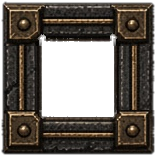
#> input picture images/dark-fantasy/class-picker-frames-v1/panel.png, 156 x 156 px
$ python -i key_lib.py   (imports and definitions only)
#> lines starting #> are read from the running program, lines starting #| are printed output that depends on the picture; after the words box and inside, x2 and y2 are one past the last pixel; in counts of white or black regions, pixels touching at a corner belong together
#> further down, picture is the input picture: PIL image 156x156 RGBA; mean R, G, B, A 38.9, 32.6, 25.8, 179.1
"""Luminance keying for the generated class-picker frames: flat black -> real alpha."""
import numpy as np
from PIL import Image
from scipy import ndimage as ndi

def key_black(img, thresh=6, min_hole=1500, ramp=(2, 30), halo=2):
    """Return RGBA. Black connected to the image border is the outside; other large
    black regions are the aperture. The outside gets a morphologically cleaned,
    lightly blurred silhouette (the stone shades into black at some edges, so a
    luminance ramp there tears). The aperture keeps a luminance ramp so the amber
    glow on the selected tab fades out instead of ending in a hard dark ring."""
#> called with thresh = 6, min_hole = 1500, ramp = (2, 30), halo = 2
    rgb = np.asarray(img.convert('RGB')).astype(np.float32)
    lum = rgb.max(axis=2)
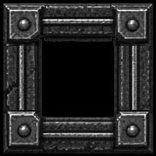
#> lum: shape (156, 156) float32; min 0, max 255, mean 39
    dark = lum < thresh
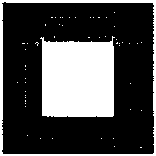
#> dark: shape (156, 156) bool; 29.2% white; 54 white regions (52 under 20 px), largest, box (x1, y1, x2, y2) and area: (40, 36, 115, 117) 5421, (0, 0, 156, 156) 1609
    lab, n = ndi.label(dark)
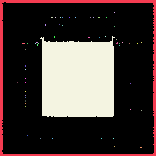
#> lab: shape (156, 156) int32; 58 distinct labels, from 0 to 57; one colour per label, 0 black
#> n = 57
    sizes = ndi.sum(dark, lab, index=np.arange(1, n + 1))
#> sizes = 57 values, max 5421 at index 18, min 1 at index 1, mean 124.5
    border = set(np.unique(np.concatenate([lab[0], lab[-1], lab[:, 0], lab[:, -1]]))) - {0}
#> border = 1 item
    outside = np.isin(lab, [i + 1 for i in range(n) if (i + 1) in border])
#> outside: shape (156, 156) bool; 6.6% white; 1 white region, box (x1, y1, x2, y2) and area: (0, 0, 156, 156) 1609
    aperture = np.isin(lab, [i + 1 for i, s in enumerate(sizes) if s >= min_hole and (i + 1) not in border])
#> aperture: shape (156, 156) bool; 22.3% white; 1 white region, box (x1, y1, x2, y2) and area: (40, 36, 115, 117) 5421
    solid = ~outside
    solid = ndi.binary_closing(solid, iterations=3)
#> solid: shape (156, 156) bool; 92.5% white; 1 black region, box (x1, y1, x2, y2) and area: (0, 0, 156, 156) 1836
    solid = ndi.binary_opening(solid, iterations=2)
#> solid: shape (156, 156) bool; 92.4% white; 1 black region, box (x1, y1, x2, y2) and area: (0, 0, 156, 156) 1848
    solid = ndi.binary_fill_holes(solid) | ~aperture & solid
    a_out = ndi.gaussian_filter(solid.astype(np.float32), 0.8)
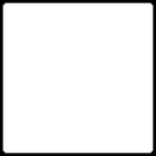
#> a_out: shape (156, 156) float32; min 0, max 1, mean 0.924
    zone = ndi.binary_dilation(aperture, iterations=halo + 1)
#> zone: shape (156, 156) bool; 26.2% white; 1 white region, box (x1, y1, x2, y2) and area: (37, 33, 118, 120) 6364
    a_ap = np.where(aperture, 0.0, 1.0)
    a_ap = np.where(zone & ~aperture, np.clip((lum - ramp[0]) / (ramp[1] - ramp[0]), 0, 1), a_ap)
    a_ap = np.where(zone, ndi.gaussian_filter(a_ap, 0.6), a_ap)
    a = np.clip(np.minimum(a_out, a_ap), 0, 1)
    a[aperture] = 0
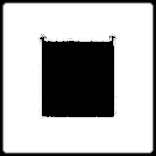
#> a: shape (156, 156) float64; min 0, max 1, mean 0.698
    out = rgb.copy()
    m = zone & ~aperture & (a > 0.02)
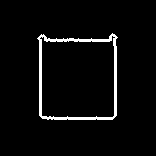
#> m: shape (156, 156) bool; 3.9% white; 1 white region, box (x1, y1, x2, y2) and area: (37, 33, 118, 120) 943
    out[m] = np.clip(rgb[m] / np.maximum(a[m, None], 0.35), 0, 255)
#> out: shape (156, 156, 3) float32; mean R, G, B 39.1, 32.7, 25.9
    return Image.fromarray(np.dstack([out, a * 255]).astype(np.uint8), 'RGBA')
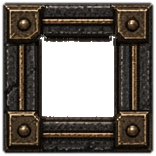
#> returned value: PIL image 156x156 RGBA; mean R, G, B, A 39.1, 32.7, 25.9, 177.8; transparent parts drawn white

def crop_alpha(im, pad=1):
    a = np.asarray(im)[..., 3]
    ys, xs = np.where(a > 8)
    box = (max(xs.min() - pad, 0), max(ys.min() - pad, 0), min(xs.max() + 1 + pad, im.width), min(ys.max() + 1 + pad, im.height))
    return im.crop(box), box

def preview(im, path, bg=(70, 62, 58)):
    base = Image.new('RGBA', im.size, bg + (255,))
    base.alpha_composite(im); base.convert('RGB').save(path)

>>> from PIL import Image
>>> picture = Image.open('panel.png')
>>> result = key_black(picture)

$ run again, on images/dark-fantasy/class-picker-frames-v1/socket.png
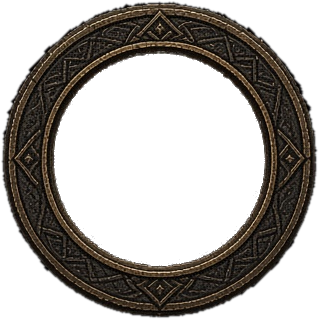
#> input picture images/dark-fantasy/class-picker-frames-v1/socket.png, 319 x 319 px
#> picture is the input picture: PIL image 319x319 RGBA; mean R, G, B, A 21.9, 18.1, 14.2, 105.5
#> dark: shape (319, 319) bool; 58.7% white; 49 black regions (48 under 20 px), largest, box (x1, y1, x2, y2) and area: (2, 2, 317, 317) 42012
#> in key_black, `lab, n = ndi.label(dark)`:
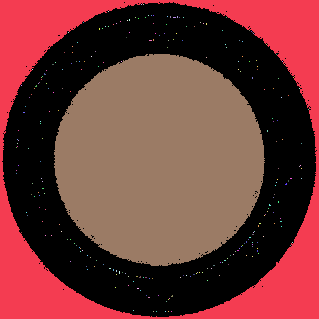
#> lab: shape (319, 319) int32; 278 distinct labels, from 0 to 277; one colour per label, 0 black
#> n = 277
#> sizes = 277 values, max 34898 at index 62, min 1 at index 1, mean 215.5
#> border = 1 item
#> outside: shape (319, 319) bool; 24% white; 1 white region, box (x1, y1, x2, y2) and area: (0, 0, 319, 319) 24465
#> aperture: shape (319, 319) bool; 34.3% white; 1 white region, box (x1, y1, x2, y2) and area: (54, 54, 265, 266) 34898
#> zone: shape (319, 319) bool; 36.2% white; 1 white region, box (x1, y1, x2, y2) and area: (51, 51, 268, 269) 36846
#> in key_black, `m = zone & ~aperture & (a > 0.02)`:
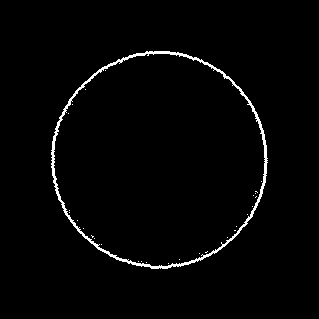
#> m: shape (319, 319) bool; 1.9% white in thin lines or dots, all inside (x1, y1, x2, y2) = (51, 51, 268, 269)
#> out: shape (319, 319, 3) float32; mean R, G, B 22, 18.2, 14.2

$ run again, on images/dark-fantasy/class-picker-frames-v1/tab-locked.png
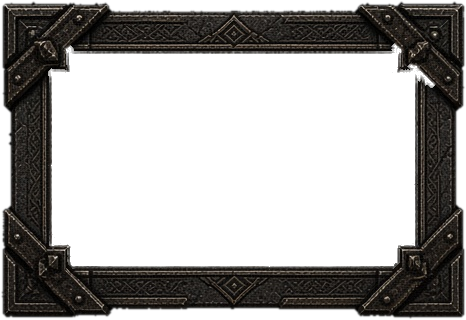
#> input picture images/dark-fantasy/class-picker-frames-v1/tab-locked.png, 466 x 320 px
#> picture is the input picture: PIL image 466x320 RGBA; mean R, G, B, A 16, 14.4, 12.7, 105.2
#> dark: shape (320, 466) bool; 59.3% white; 21 black regions (20 under 20 px), largest, box (x1, y1, x2, y2) and area: (2, 3, 464, 318) 60663
#> in key_black, `lab, n = ndi.label(dark)`:
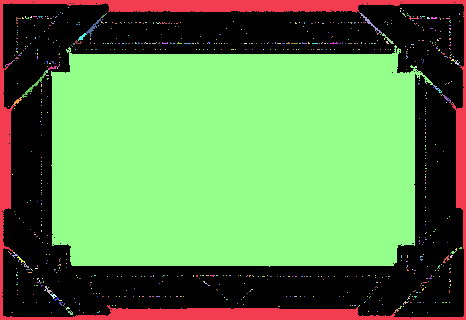
#> lab: shape (320, 466) int32; 844 distinct labels, from 0 to 843; one colour per label, 0 black
#> n = 843
#> sizes = 843 values, max 75707 at index 278, min 1 at index 1, mean 104.9
#> border = 1 item
#> outside: shape (320, 466) bool; 7.3% white; 1 white region, box (x1, y1, x2, y2) and area: (0, 0, 466, 320) 10854
#> aperture: shape (320, 466) bool; 50.8% white; 9 black regions (8 under 20 px), largest, box (x1, y1, x2, y2) and area: (0, 0, 466, 320) 73404
#> zone: shape (320, 466) bool; 53.3% white; 1 black region, box (x1, y1, x2, y2) and area: (0, 0, 466, 320) 69712
#> m: shape (320, 466) bool; 2.5% white; 9 white regions (8 under 20 px), largest, box (x1, y1, x2, y2) and area: (48, 42, 436, 270) 3692
#> out: shape (320, 466, 3) float32; mean R, G, B 16.1, 14.5, 12.7
#> in key_black, `return Image.fromarray(np.dstack([out, a * 255]).astype(np.uint8), 'RG..`:
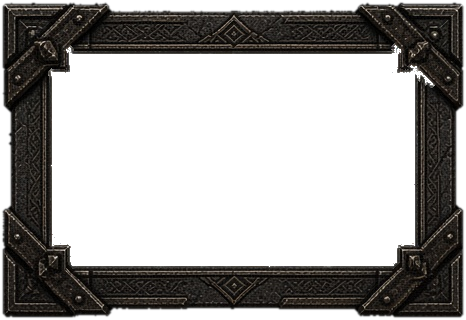
#> returned value: PIL image 466x320 RGBA; mean R, G, B, A 16.1, 14.5, 12.7, 106.2; transparent parts drawn white

$ run again, on images/dark-fantasy/class-picker-frames-v1/tab-selected.png
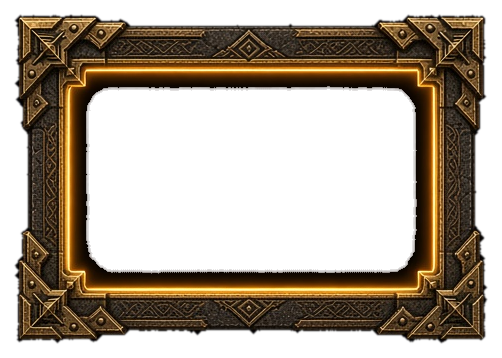
#> input picture images/dark-fantasy/class-picker-frames-v1/tab-selected.png, 502 x 358 px
#> picture is the input picture: PIL image 502x358 RGBA; mean R, G, B, A 39.3, 27.7, 13.8, 118.6
#> dark: shape (358, 502) bool; 52.5% white; 34 black regions (33 under 20 px), largest, box (x1, y1, x2, y2) and area: (17, 15, 486, 342) 85397
#> lab: shape (358, 502) int32; 53 distinct labels, from 0 to 52
#> n = 52
#> sizes = 52 values, max 57562 at index 36, min 1 at index 1, mean 1812.9
#> border = 1 item
#> outside: shape (358, 502) bool; 20.4% white; 1 white region, box (x1, y1, x2, y2) and area: (0, 0, 502, 358) 36646
#> aperture: shape (358, 502) bool; 32% white; 1 white region, box (x1, y1, x2, y2) and area: (89, 89, 414, 271) 57562
#> zone: shape (358, 502) bool; 33.6% white; 1 white region, box (x1, y1, x2, y2) and area: (86, 86, 417, 274) 60444
#> in key_black, `m = zone & ~aperture & (a > 0.02)`:
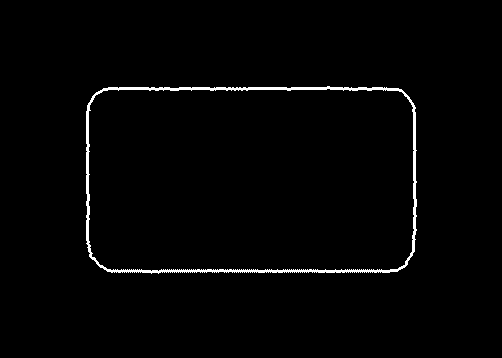
#> m: shape (358, 502) bool; 1.6% white; 1 white region, box (x1, y1, x2, y2) and area: (86, 86, 417, 274) 2882
#> out: shape (358, 502, 3) float32; mean R, G, B 39.5, 27.8, 13.8
